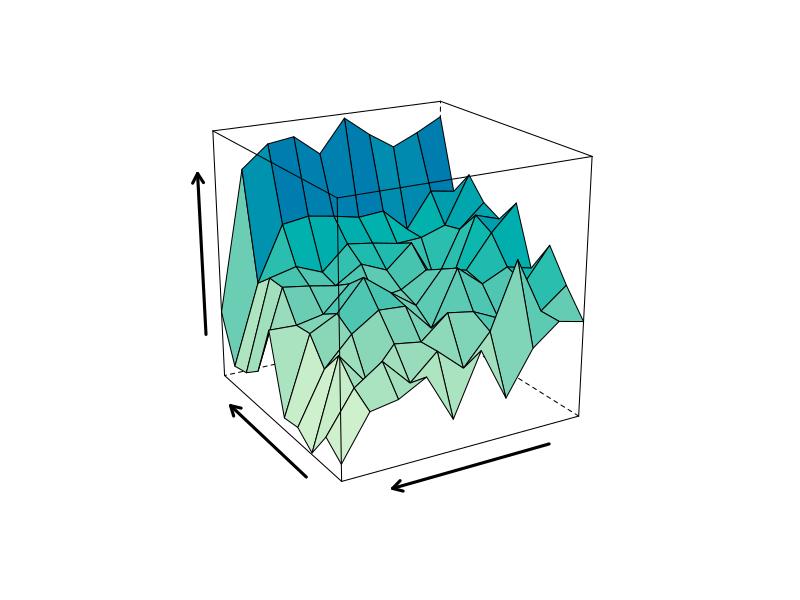
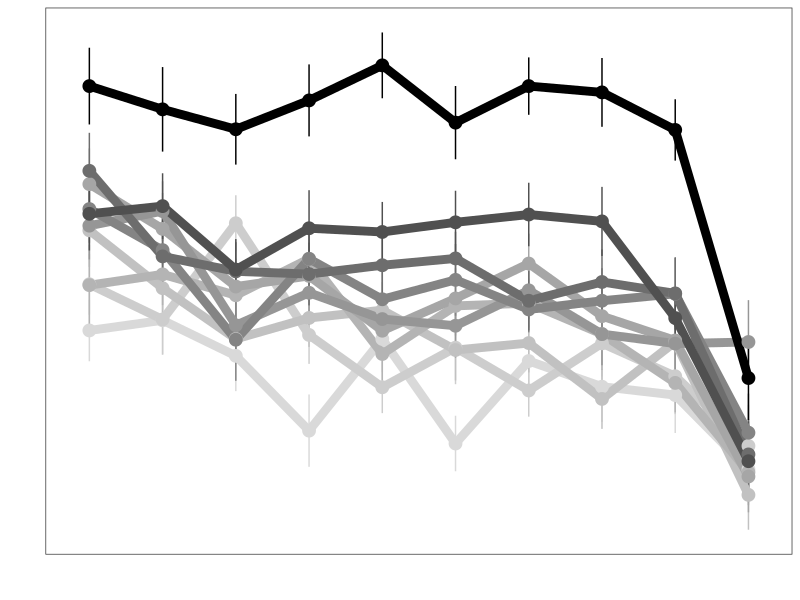

Recreate these plots in R, in order. (Note: this script raises an error after producing the figures.)

# Preliminaries -----------------------------------------------------------

require(ggplot2)
require(dplyr)
require(lme4)
require(lmerTest)
require(lattice)
require(psych)
se <- function(x) {sd(x) / sqrt(length(x))};
dodge <- position_dodge(width=0.9)

# Import data -----------------------------------------------------------

# only works in Rstudio -- otherwise you have to set the path manually!
setwd(dirname(rstudioapi::getActiveDocumentContext()$path))
data = read.csv('data.csv') %>% arrange(subject) %>% filter(rating > -1) %>% mutate(rating = rating / 8)

# how many subjects are there?
numsubj = length(unique(data$subject))
numobs = nrow(data)

# Make 3D graph -----------------------------------------------------------


df.graph = data %>% group_by(focal_high, alt_high) %>% summarise(rating.mean = mean(rating), rating.se = se(rating))
mat.graph = matrix(0, nrow = 10, ncol = 10)
for (i in 1:10) {
  for (j in 1:10) {
    mat.graph[i,j] = df.graph$rating.mean[df.graph$focal_high == i & df.graph$alt_high == j]
  }
}

wireframe(rating.mean ~ alt_high * focal_high, data = df.graph, colorkey = F, drape = TRUE,  screen=list(z=120, x=-70, y=0),
          xlab = list(""), ylab = list(""), zlab = list(""), par.settings = list(axis.line = list(col = NA)),
          scales = list(col = 1, relation = 'free', lwd = 3), zlim = c(.2, .8))
 
df.graph.2d = data %>% 
  group_by(focal_high, alt_high) %>% 
  summarise(rating.mean = mean(rating), 
            rating.se = se(rating)) %>% 
  ungroup() %>% 
  mutate_at(vars(focal_high,alt_high),funs(factor(.,labels = paste0(seq(10,100,10),"%"))))

ggplot(df.graph.2d,aes(x = focal_high, y = rating.mean, group = alt_high, color = alt_high))+
  geom_errorbar(aes(ymin = rating.mean-rating.se,ymax = rating.mean+rating.se),width=0,size=0.5)+
  geom_line(size=3)+
  geom_point(size=4)+
  labs(x = '',
       color = '',
       y = '')+
  scale_color_grey(start = 0.85, end = 0)+
  theme_bw()+
  theme(text = element_text(size = 26,color='black'),
        panel.grid = element_blank(),
        legend.position = 'none',
        legend.direction = 'horizontal'
  )+
  #guides(col = guide_legend(nrow = 2, direction = 'vertical', byrow=T)) +
  ylim(0, .8)+
  scale_y_continuous(breaks = c()) +
  scale_x_discrete(breaks = c())


# Test for linear effects -------------------------------------------------


linear.model = lmer(rating ~ focal_high + alt_high + (1 + focal_high + alt_high | subject), data = data)
summary(linear.model)


linear.model2 = lm(rating ~ focal_high, data = data %>% filter(alt_high == 1))
summary(linear.model2)


# Compute correlations ----------------------------------------------------

# all the models
# "x" stands for Prob(green = 1); "a" stands for Prob(blue = 1)

normed = function(x,a,f) {exp(f(x,a)) / (exp(f(x,a)) + exp(f(a,x)))}
our_model = function(x,a) {ifelse(a == 1 & x == 1, 1/2, a*(1-x)/(1-x*a))}
icard = function(x,a) {1-x*(1-a)} # model from Icard et al.
hh = function(x,a) {ifelse(x > .5, 0, ifelse(x < a, 1, 1/2))} # model from Halpern & Hitchcock
sp = function(x,a) {a*(1-x)} # model from Spellman
dp = function(x,a) {a} # delta-P model (and Power-PC model)


df.cors = data.frame(x = numeric(), a = numeric(), actual = numeric(), ours = numeric(), sp = numeric(), dp = numeric(), hh = numeric(), icard = numeric(),
                     ours_normed = numeric(), sp_normed = numeric(), dp_normed = numeric(), hh_normed = numeric(), icard_normed = numeric())
df.modeling = matrix(0,10,10)
for (px in 1:10) {
  for (pa in 1:10) {
        x = px/10
        a = pa/10
        actual = df.graph$rating.mean[df.graph$focal_high == px & df.graph$alt_high == pa]
        df.cors = rbind(df.cors, data.frame(x = px, a = pa, actual = actual, 
                                            ours = our_model(x,a), sp = sp(x,a), dp = dp(x,a), hh = hh(x,a), icard = icard(x,a),
                                            ours_normed = normed(x,a,our_model), sp_normed = normed(x,a,sp), dp_normed = normed(x,a,dp),
                                            hh_normed = normed(x,a,hh), icard_normed = normed(x,a,icard)))
        df.modeling[px, pa] = actual
  }
}

# check correlations b/w models and ratings
cor.test(df.cors$actual, df.cors$ours) # .86
cor.test(df.cors$actual, df.cors$ours_normed) # .87
cor.test(df.cors$actual, df.cors$sp) # .72
cor.test(df.cors$actual, df.cors$sp_normed) # .8
cor.test(df.cors$actual, df.cors$dp) # .62
cor.test(df.cors$actual, df.cors$dp_normed) # .8
cor.test(df.cors$actual, df.cors$hh) # .45
cor.test(df.cors$actual, df.cors$hh_normed) # .6
cor.test(df.cors$actual, df.cors$icard) # .74
cor.test(df.cors$actual, df.cors$icard_restricted) # .74
cor.test(df.cors$actual, df.cors$icard_normed) # .8

# is our model significantly more correlated than the next-best?
# yes: t(99) = 3.91, p < .0002
r.test(n=100, r12 = cor(df.cors$actual, df.cors$ours, use = "complete.obs"), 
       r13 = cor(df.cors$actual, df.cors$sp_normed, use = "complete.obs"), 
       r23 = cor(df.cors$ours, df.cors$sp_normed, use = "complete.obs"))

r.test(n=100, r12 = cor(df.cors$actual, df.cors$ours_normed, use = "complete.obs"), 
       r13 = cor(df.cors$actual, df.cors$sp_normed, use = "complete.obs"), 
       r23 = cor(df.cors$ours_normed, df.cors$sp_normed, use = "complete.obs"))

r.test(n=100, r12 = cor(df.cors$actual, df.cors$ours, use = "complete.obs"), 
       r13 = cor(df.cors$actual, df.cors$ours_normed, use = "complete.obs"), 
       r23 = cor(df.cors$ours, df.cors$ours_normed, use = "complete.obs"))


# Graph results -----------------------------------------------------------

theme_update(panel.grid.major = element_blank(), panel.grid.minor = element_blank(),
             panel.background = element_rect(colour = "black"),
             axis.text=element_text(size=20, colour = "black"), axis.title=element_text(size=24, face = "bold"),
             axis.title.x = element_text(vjust = 0),
             legend.title = element_text(size = 24, face = "bold"), legend.text = element_text(size = 20),
             plot.title = element_text(size = 26, face = "bold", vjust = 1))

df.cors.2d = df.cors %>% mutate_at(vars(x,a),funs(factor(.,labels = paste0(seq(10,100,10),"%"))))

splot = function(aesthetic) {
  ggplot(df.cors, aesthetic) +
    geom_point(size = 3) +
    geom_smooth(method = "lm") +
    xlim(0,1) + 
    ylim(0,1) +
    labs(x = "", y = "") +
    theme(axis.text = element_blank(), axis.ticks = element_blank(),
          panel.grid.major = element_blank(), panel.grid.minor = element_blank(),
          panel.border = element_rect(color = 'black', fill = NA, size = 3))
}

threedplot = function(formula, ckey) {
  wireframe(formula, data = df.cors, colorkey = ckey, drape = TRUE,  screen=list(z=120, x=-70, y=0),
            xlab = list(""), ylab = list(""), zlab = list(""), par.settings = list(axis.line = list(col = NA)),
            scales = list(col = 1, relation = 'free', lwd = 3), zlim = c(0, 1))
}

twodplot = function(aesthetic, normed) {
  ggplot(df.cors.2d,aesthetic)+
    geom_line(size=3)+
    geom_point(size=4)+
    labs(x = '',
         color = '',
         y = '')+
    scale_color_grey(start = 0.85, end = 0)+
    theme_bw()+
    theme(text = element_text(size = 26,color='black'),
          panel.grid = element_blank(),
          legend.position = 'none',
          legend.direction = 'horizontal'
    )+
    #guides(col = guide_legend(nrow = 2, direction = 'vertical', byrow=T)) +
    ylim(ifelse(normed, .2, 0), ifelse(normed, .8, 1))+
    scale_y_continuous(breaks = c()) +
    scale_x_discrete(breaks = c())
}

# AFI model, unnormed
splot(aes(x=ours,y=actual))
threedplot(ours ~ a * x, T)
twodplot(aes(x = x, y = ours, group = a, color = a), F)

# AFI model, normed
splot(aes(x=ours_normed,y=actual))
threedplot(ours_normed ~ a * x, T)
twodplot(aes(x = x, y = ours_normed, group = a, color = a), T)

# sp
splot(aes(x=sp,y=actual))
threedplot(sp ~ a * x, F)
twodplot(aes(x = x, y = sp, group = a, color = a), F)

# dp / power-pc
splot(aes(x=dp,y=actual))
threedplot(dp ~ a * x, F)
twodplot(aes(x = x, y = dp, group = a, color = a), F)

# halpern & hitchcock
splot(aes(x=hh,y=actual))
threedplot(hh ~ a * x, F)
twodplot(aes(x = x, y = hh, group = a, color = a), F)

# icard
splot(aes(x=icard,y=actual))
threedplot(icard ~ a * x, F)
twodplot(aes(x = x, y = icard, group = a, color = a), F)

# others, normed
splot(aes(x=sp_normed,y=actual))
threedplot(sp_normed ~ a * x, F)
twodplot(aes(x = x, y = sp_normed, group = a, color = a), T)

# RT ----------------------------------------------------------------------

df.rt = data %>% filter(rt < 120000) %>% mutate(rt.log = log(rt), rt.sec = rt / 1000)
df.rt = df.rt %>% filter(rt.sec < 20)
hist(df.rt$rt.sec)

# Save for model fitting --------------------------------------------------
df.fitting = data %>% mutate(rating = (rating + 1) / 10) %>%
  select(rating, focal_high, alt_high, subject) %>% 
  mutate(subject = as.numeric(subject)) %>%
  arrange(subject)
df.test = df.fitting %>% group_by(subject) %>% summarize(n = length(unique(rating)))
write.table(df.fitting, 'ratings.csv', row.names = F, sep = ",", col.names = F)
